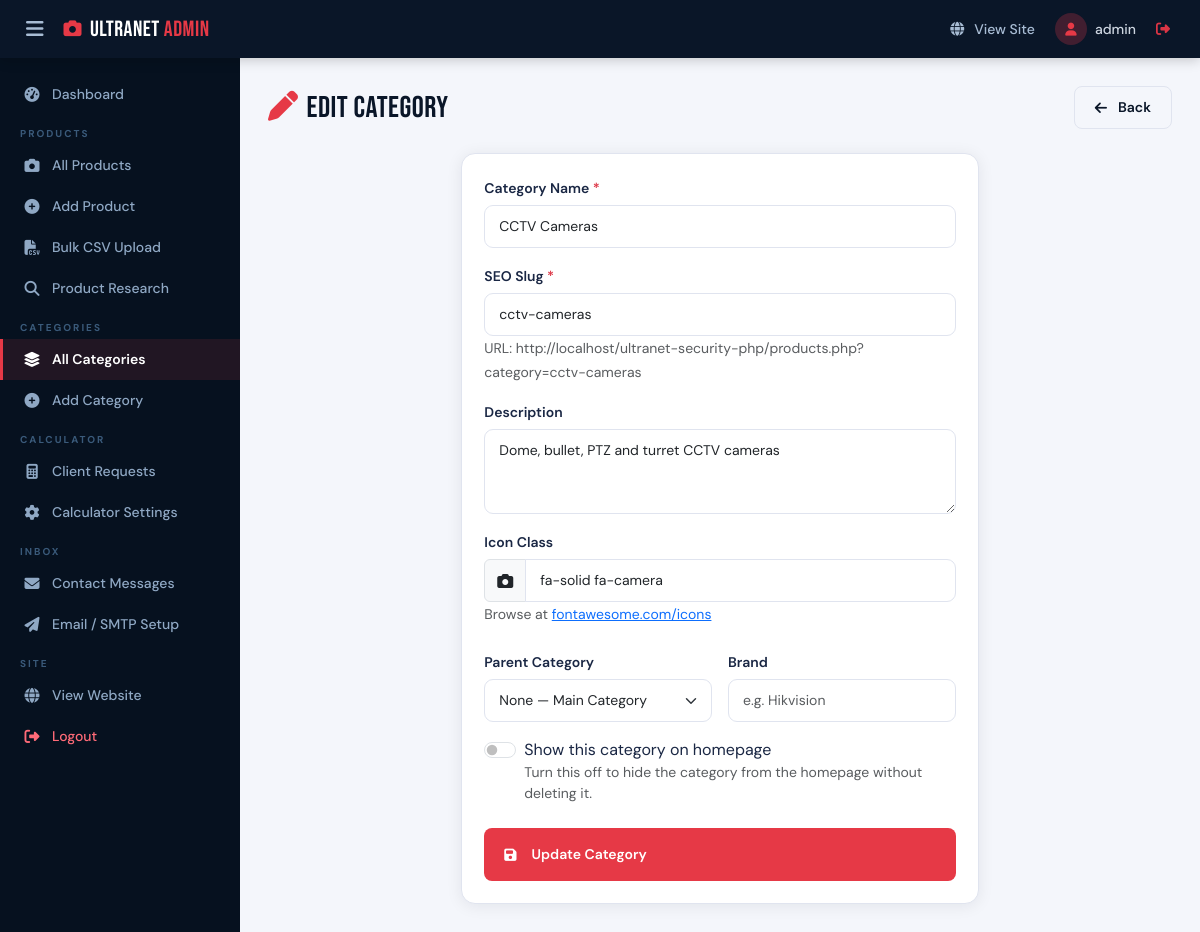
/admin/category-edit.php?id=1 (signed in), run on the app's committed database.
### tables this page shows
CREATE TABLE IF NOT EXISTS `categories` (
  `id`          INT UNSIGNED AUTO_INCREMENT PRIMARY KEY,
  `parent_id`   INT UNSIGNED DEFAULT NULL,
  `name`        VARCHAR(120)  NOT NULL,
  `slug`        VARCHAR(140)  NOT NULL UNIQUE,
  `description` VARCHAR(500)  DEFAULT NULL,
  `icon`        VARCHAR(60)   DEFAULT 'fa-solid fa-camera',
  `brand`       VARCHAR(80)   DEFAULT NULL,
  `featured`    TINYINT(1)    NOT NULL DEFAULT 0,
  `created_at`  DATETIME      DEFAULT CURRENT_TIMESTAMP,
  `updated_at`  DATETIME      DEFAULT CURRENT_TIMESTAMP ON UPDATE CURRENT_TIMESTAMP,
  INDEX `idx_category_parent` (`parent_id`),
  INDEX `idx_category_brand` (`brand`)
);

### includes/functions.php (called while the page is built, shortened)
<?php
function h(string $str): string
{
    return htmlspecialchars($str, ENT_QUOTES, 'UTF-8');
}
function getRootCategories(): array
{
    $db = getDB();
    try {
        return $db->query('SELECT * FROM categories WHERE parent_id IS NULL ORDER BY name ASC')->fetchAll();
    } catch (PDOException $e) {
        return getAllCategories();
    }
}

### admin/category-edit.php (the view, shortened to what this page needs)
<?php
require_once dirname(__DIR__) . '/includes/functions.php';
$id  = (int)($_GET['id'] ?? 0);
$db  = getDB();
$cat = $id ? $db->prepare('SELECT * FROM categories WHERE id=?') : null;
if ($cat) { $cat->execute([$id]); $cat = $cat->fetch(); }
$input  = $cat;
$parentCategories = array_values(array_filter(getRootCategories(), static fn(array $item): bool => (int)$item['id'] !== $id));
include __DIR__ . '/includes/header.php';
?>
<div class="admin-page-header">
  <h1 class="admin-page-title"><i class="fa-solid fa-pen me-2"></i>Edit Category</h1>
  <a href="<?= ADMIN_URL ?>/categories.php" class="btn-admin-outline"><i class="fa-solid fa-arrow-left me-1"></i>Back</a>
</div>
<div class="row justify-content-center">
  <div class="col-lg-7">
    <div class="admin-card">
      <div class="admin-card-body">
        <form method="POST">
          <div class="mb-3">
            <label class="form-label fw-600">Category Name <span class="text-danger">*</span></label>
            <input type="text" name="name" class="form-control" value="<?= h($input['name']) ?>" required>
          </div>
          <div class="mb-3">
            <label class="form-label fw-600">SEO Slug <span class="text-danger">*</span></label>
            <input type="text" name="slug" class="form-control" value="<?= h($input['slug']) ?>" required>
            <small class="text-muted">URL: <?= SITE_URL ?>/products.php?category=<?= h($input['slug']) ?></small>
          </div>
          <div class="mb-3">
            <label class="form-label fw-600">Description</label>
            <textarea name="description" class="form-control" rows="3"><?= h($input['description'] ?? '') ?></textarea>
          </div>
          <div class="mb-4">
            <label class="form-label fw-600">Icon Class</label>
            <div class="input-group">
              <span class="input-group-text"><i id="iconPreview" class="<?= h($input['icon']) ?>"></i></span>
              <input type="text" name="icon" class="form-control" value="<?= h($input['icon']) ?>"
                     oninput="document.getElementById('iconPreview').className=this.value">
            </div>
            <small class="text-muted">Browse at <a href="https://fontawesome.com/icons" target="_blank">fontawesome.com/icons</a></small>
          </div>
          <div class="row g-3 mb-3">
            <div class="col-md-6">
              <label class="form-label fw-600">Parent Category</label>
              <select name="parent_id" class="form-select">
                <option value="0">None — Main Category</option>
              </select>
            </div>
            <div class="col-md-6">
              <label class="form-label fw-600">Brand</label>
              <input type="text" name="brand" class="form-control" value="<?= h($input['brand'] ?? '') ?>" placeholder="e.g. Hikvision">
            </div>
          </div>
          <div class="form-check form-switch mb-4">
            <input class="form-check-input" type="checkbox" role="switch" id="featured" name="featured" value="1" <?= !empty($input['featured']) ? 'checked' : '' ?>>
            <label class="form-check-label fw-600" for="featured">Show this category on homepage</label>
            <div class="small text-muted">Turn this off to hide the category from the homepage without deleting it.</div>
          </div>
          <button type="submit" class="btn-admin-primary w-100 py-3">
            <i class="fa-solid fa-floppy-disk me-2"></i>Update Category
          </button>
        </form>
      </div>
    </div>
  </div>
</div>
<?php include __DIR__ . '/includes/footer.php'; ?>

### assets/css/admin.css (style rules this page uses)
:root { --admin-sidebar-w: 240px; --admin-topbar-h: 58px; --admin-bg: #f4f6fb; --admin-primary: #0a1628; --admin-accent: #e63946; --admin-border: #e0e4ef; --admin-card: #ffffff; --admin-muted: #6c757d; --admin-shadow: 0 2px 16px rgba(10,22,40,.08); }
* { box-sizing: border-box; margin: 0; padding: 0; }
body { font-family: 'DM Sans', sans-serif; background: var(--admin-bg); color: #1a2744; }
.admin-page-header { display: flex; align-items: center; justify-content: space-between; margin-bottom: 24px; flex-wrap: wrap; gap: 12px; }
.admin-page-title { font-family: 'Bebas Neue', sans-serif; font-size: 30px; color: var(--admin-primary); letter-spacing: .5px; margin: 0; }
.admin-page-title i { color: var(--admin-accent); }
.admin-card { background: var(--admin-card); border-radius: 14px; border: 1px solid var(--admin-border); box-shadow: var(--admin-shadow); overflow: hidden; }
.admin-card-body { padding: 22px; }
.form-label.fw-600 { font-weight: 600; font-size: 14px; margin-bottom: 6px; }
.form-control, .form-select { border: 1px solid var(--admin-border); border-radius: 9px; padding: 10px 14px; font-size: 14px; font-family: 'DM Sans', sans-serif; }
.btn-admin-primary { background: var(--admin-accent); color: #fff !important; border: none; padding: 10px 20px; border-radius: 8px; font-size: 14px; font-weight: 600; text-decoration: none; display: inline-flex; align-items: center; gap: 7px; cursor: pointer; transition: background .2s, transform .2s; }
.btn-admin-outline { background: transparent; color: var(--admin-primary) !important; border: 1.5px solid var(--admin-border); padding: 10px 20px; border-radius: 8px; font-size: 14px; font-weight: 600; text-decoration: none; display: inline-flex; align-items: center; gap: 7px; cursor: pointer; transition: all .2s; }

### data on the page
categories: name "CCTV Cameras", slug "cctv-cameras", description "Dome, bullet, PTZ and turret CCTV cameras", icon "fa-solid fa-camera"

### other printed values
$adminName "admin"
SITE_URL "http://localhost/ultranet-security-php"
